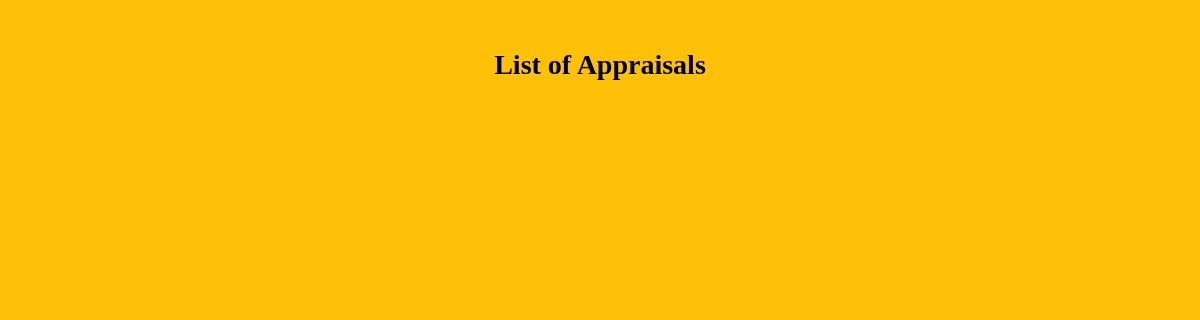
Page /dispappr on the earlier database version.
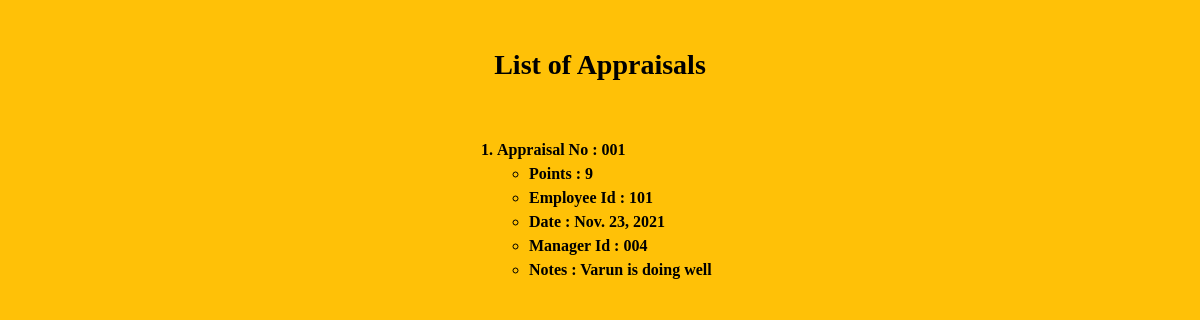
Same page on the later database version.
### users/models.py (models this page shows, shortened)
class myuser(models.Model):
    Username = models.CharField(max_length=15)
    Name = models.CharField(max_length=25)
    Email = models.EmailField(max_length=100)
    Password = models.CharField(max_length=15)
    Age = models.CharField(max_length=2)
    Designation = models.CharField(max_length=15)
    Role = models.CharField(max_length=15)
    EmployeeNo = models.CharField(max_length=15)

class appraisal(myuser):
    appr_no = models.CharField(max_length=6)
    appr_text = models.CharField(max_length=300)
    appr_pts = models.CharField(max_length=2)
    date_of_appr = models.DateField()
    magr_id = models.CharField(max_length=15)

class myuser(models.Model):
    Username = models.CharField(max_length=15)
    Name = models.CharField(max_length=25)
    Email = models.EmailField(max_length=100)
    Password = models.CharField(max_length=15)
    Age = models.CharField(max_length=2)
    Designation = models.CharField(max_length=15)
    Role = models.CharField(max_length=15)
    EmployeeNo = models.CharField(max_length=15)

### users/views.py (the view)
# urls.py: path("dispappr", views.disp_appr, name="disp_appr"),
@csrf_exempt
def disp_appr(request):
    apprs=[]
    qs = appraisal.objects.all()
    for i in qs:
        apprs.append(i)
    return render(request, 'DispAppr.html', {'apprs':apprs})

### users/templates/DispAppr.html (shortened to what this page needs)
<!doctype html>
<html lang="en">
  <head>
    <link href="https://cdn.jsdelivr.net/npm/bootstrap@5.1.2/dist/css/bootstrap.min.css" rel="stylesheet">
  </head>
  <body class="container-fluid bg-warning">
    <br><br>
    <center><h3 style="color:black; font-weight: bold; font-family: Josefin Sans"> List of Appraisals </h3></center>
    <br><br>
    <div class="container-sm" style="width: 25%; color: black; font-weight: bolder; font-family: Josefin Sans;">
    <ol>
    {% for i in apprs %}
    <li>
      Appraisal No : {{ i.appr_no }}
      <ul>
        <li>Points : {{ i.appr_pts }}</li>
        <strong><li>Employee Id : {{ i.EmployeeNo }}</li></strong>
        <strong><li>Date : {{ i.date_of_appr }}</li></strong>
        <strong><li>Manager Id : {{ i.magr_id }}</li></strong>
        <li>Notes : {{ i.appr_text }}</li>
      </ul>
    </li>
    <br>
    {% endfor %}
    </ol>
    </div>
  </body>
</html>

Differences in the rows shown:
added appraisal: appr_no "001", appr_pts "9", EmployeeNo "101", date_of_appr "Nov. 23, 2021", magr_id "004", appr_text "Varun is doing well"
